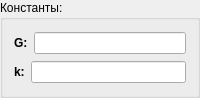
           <widget class="QGroupBox" name="groupBox_7">
            <property name="maximumSize">
             <size>
              <width>256</width>
              <height>98</height>
             </size>
            </property>
            <property name="title">
             <string>Константы:</string>
            </property>
            <layout class="QHBoxLayout" name="horizontalLayout_18">
             <item>
              <layout class="QHBoxLayout" name="horizontalLayout_17">
               <item>
                <layout class="QVBoxLayout" name="verticalLayout_14">
                 <item>
                  <layout class="QHBoxLayout" name="horizontalLayout_4">
                   <item>
                    <widget class="QLabel" name="label_2">
                     <property name="font">
                      <font>
                       <pointsize>9</pointsize>
                       <weight>75</weight>
                       <bold>true</bold>
                      </font>
                     </property>
                     <property name="text">
                      <string>G:</string>
                     </property>
                    </widget>
                   </item>
                   <item>
                    <widget class="QLineEdit" name="g_line">
                     <property name="minimumSize">
                      <size>
                       <width>0</width>
                       <height>22</height>
                      </size>
                     </property>
                    </widget>
                   </item>
                  </layout>
                 </item>
                 <item>
                  <layout class="QHBoxLayout" name="horizontalLayout_16">
                   <item>
                    <widget class="QLabel" name="label_6">
                     <property name="font">
                      <font>
                       <pointsize>9</pointsize>
                       <weight>75</weight>
                       <bold>true</bold>
                      </font>
                     </property>
                     <property name="text">
                      <string>k:</string>
                     </property>
                    </widget>
                   </item>
                   <item>
                    <widget class="QLineEdit" name="k_line">
                     <property name="minimumSize">
                      <size>
                       <width>0</width>
                       <height>22</height>
                      </size>
                     </property>
                     <property name="text">
                      <string/>
                     </property>
                    </widget>
                   </item>
                  </layout>
                 </item>
                </layout>
               </item>
              </layout>
             </item>
            </layout>
           </widget>
